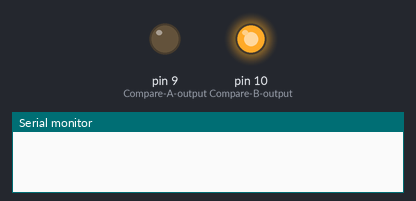
This sketch was run on a simulated Arduino Uno, built with avr-gcc and run on an emulated ATmega328P. Shown: output pins drawn as LEDs (lit = HIGH), the last lines printed to the serial monitor.

Above: at 0.05 s.
At 1.05 s:
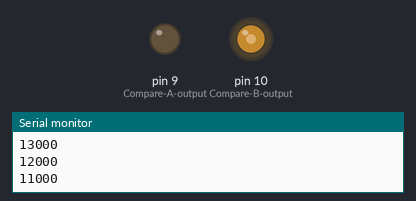
At 2.05 s:
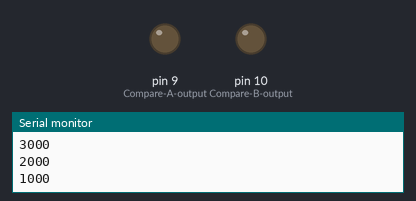
At 3.7 s:
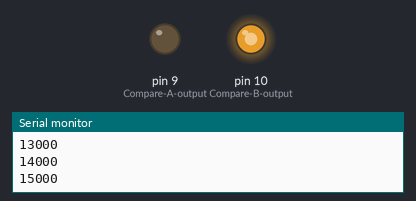
Timing chart, 0 to 5.2 s (numbered marks = the images above):
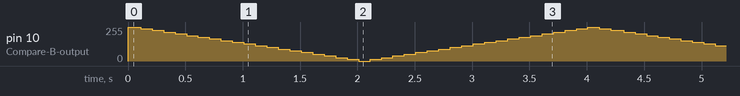

The sketch:

LEDPULS.ino
```cpp
void setup() {
 timer1_pwm_init();
 Serial.begin(9600);
}

void timer1_pwm_init() // Udkommenter de linjer, der ikke skal bruges
{

 TCCR1A = 0; // clear først alle tællerens styrebit
 TCCR1B = 0; // Vælg wave generation mode, WGM1(3 - 0) for timer1
 bitSet(TCCR1B, 4); // Mode 15 = 1111, Fast PWM til OCR1A
 bitSet(TCCR1B, 3); // Mode 14 = 1110, Fast PWM til ICR1
 bitSet(TCCR1A, 1);
 bitSet(TCCR1A, 0);

// Vælg hvad skal ske på pin 9 ved Compare-A match, ( OC1A )
// bitSet(TCCR1A, 7); // set bit COM1A1, COM1A0. Top = OCR1A i mode 15
// bitSet(TCCR1A, 6); // 00 = none, 01 = Toggle, 10=Clear, 11=Set

   bitSet(TCCR1A, 5); // og pin 10, Compare-B match, ( OC1B )
 // bitSet(TCCR1A, 4); // 00 = none, 01 = Toggle, 10=Clear, 11=Set
 // 10=Clear hvis tæller = compareværdi. 11=modsat fase

// vælg Prescaler
// bitSet(TCCR1B,2); // 000=stop, 001=/1, 010 =/8, 011=/64,
 bitSet(TCCR1B,1); // 100=/256, 101=/1024, 110 & 111= ext pin
// bitSet(TCCR1B,0);
// vælg Compareværdi for
 OCR1B = 1000;
 OCR1A = 20000; // Top i mode 15
// enable pin som output:
 pinMode (10, OUTPUT); // Compare-B-output
 pinMode (9, OUTPUT); // Compare-A-output
}


void loop() {

 for(int i = 20000; i > 0; i=i-1000){
  OCR1B = i;
  delay(100);
  Serial.println(OCR1B);
 }

 for(int i = 0; i< 20000; i=i+1000){
  OCR1B = i;
  delay(100);
  Serial.println(OCR1B);
 }


/*OCR1B = 1000;
  delay(500);
  OCR1B = 19000;
  delay(500);
*/
}
```
